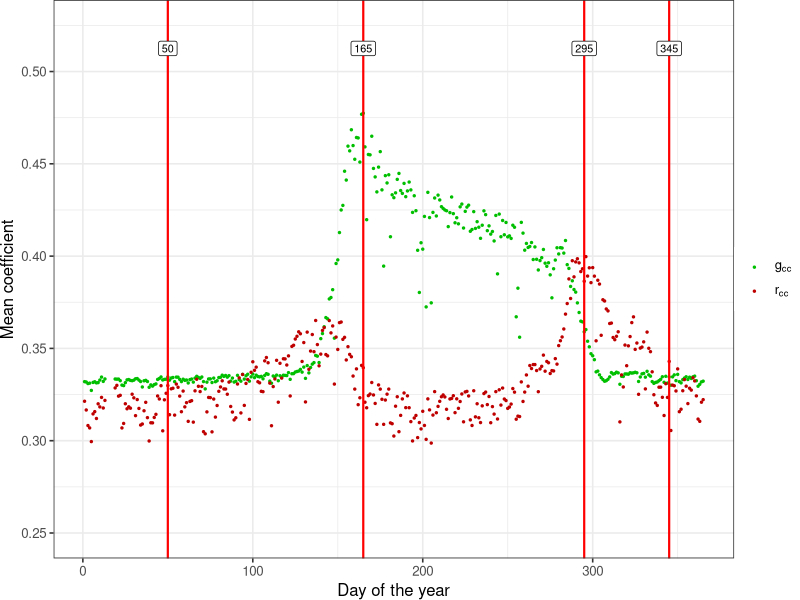

Write R code to recreate this figure.
#!/usr/local/bin/Rscript
library(tidyverse)

add_plot_metadata <- function (data) {
  data %>% 
  mutate(Filename = gsub('.*/', '', Name)) %>%
  mutate(Filename = gsub('.jpg', '', Filename)) %>%
  mutate(Filename = gsub('dc_', '', Filename)) %>%
  separate(Filename, sep='__', into=c('Filename', 'Camera_ID')) %>%
  separate(Filename, sep='_', into=c('Year', 'Day', 'Time', 'Dataset')) %>%
  mutate(Time = gsub('\\+.*', '', Time)) %>%
  mutate(Hour = as.integer(substr(Time, 1, 2))) %>%
  mutate(Minute = as.integer(substr(Time, 3, 4))) %>%
  mutate(Year = as.integer(Year)) %>%
  mutate(Day = as.integer(Day)) %>%
  select(-Time)
}

meanGcc <- read.csv('../../data/tky-2006-mean-gcc.csv');
meanRcc <- read.csv('../../data/tky-2006-mean-rcc.csv') %>% select(MeanRcc)

values <- cbind(meanGcc, meanRcc) %>% as_tibble %>%
  add_plot_metadata

p <- values %>%
  ggplot() +
  geom_point(aes(x = Day, y = MeanGcc, col='Gcc'), size=0.5) +
  geom_point(aes(x = Day, y = MeanRcc, col='Rcc'), size=0.5) + 
  scale_colour_manual(values=c(rgb(0, 0.75, 0),
                               rgb(0.75, 0, 0)),
                      labels=c(expression(g[cc]),
                               expression(r[cc]))
                      ) +
  ylim(0.25, 0.525) +
  xlab('Day of the year') +
  ylab('Mean coefficient') +
  theme_bw(base_size=12) +
  theme(
    plot.margin = unit(c(0,0,0,0), "cm"),
    legend.spacing = unit(0, "mm"),
    legend.justification = "left",
    legend.box.spacing = unit(0, "pt"),
    legend.box.margin = margin(0,0,0,0),
    legend.title = element_blank()
  )

df.redLines <- tribble(~X,50,165,295,345) %>% mutate(Y=1)

p2 <- p +
  geom_vline(
    data=df.redLines,
    aes(xintercept=X),
    size=0.75,
    color="red"
  ) +
  geom_label(
    data=df.redLines, aes(x=X, y=0.5125, label = X), size=2.75
  )

ggsave('tky-2006-mean-gcc-rcc.pdf', plot = p2, width = 8, height = 2.5)
